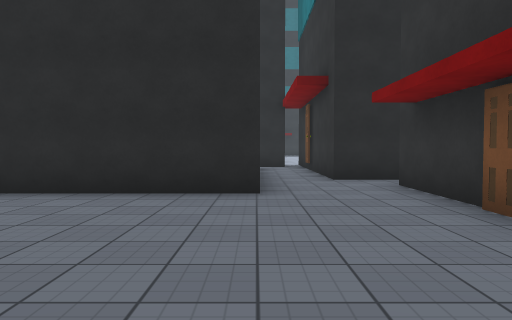
[1] (above)

24 first-person views from a walk through a 3-D level made in the Unity game engine. The camera is 1.3 m above the floor, tilts 2° down and sees 70° across. The floor is counted in squares, 2 m on a side. Each view is taken from the middle of a square. On the plan, view 1 faces up. The plan holds only what a view shows up to about 11 squares ahead; the rest is blank. The place goes on beyond the plan. The player character is not drawn. Surface patterns are stand-ins for the level's own textures.

[2]
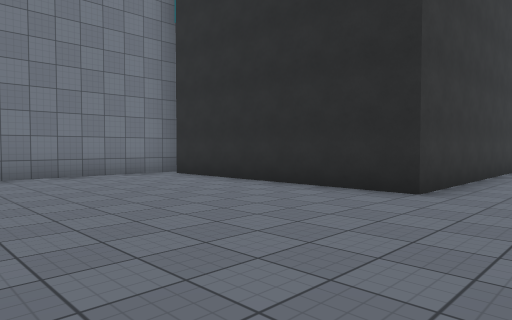

[3]
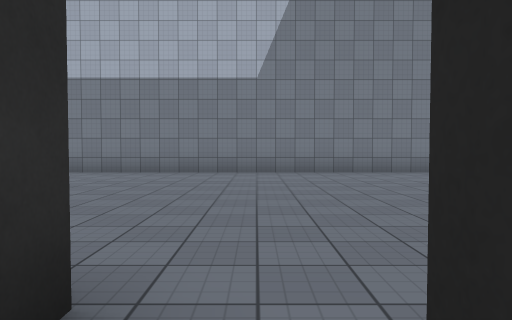

[4]
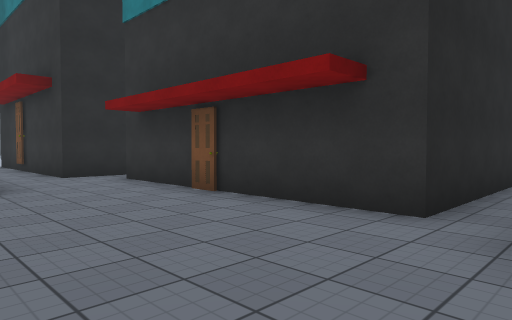

[5]
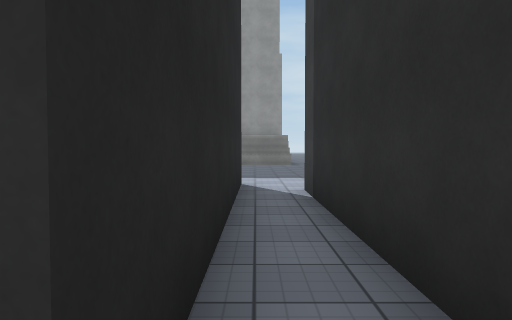

[6]
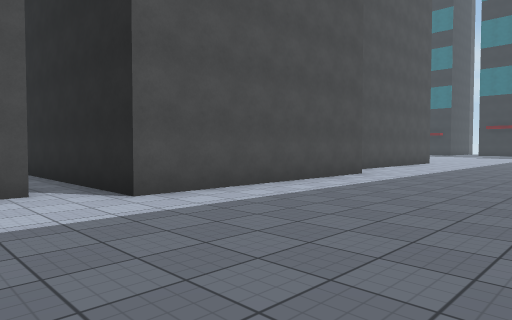

[7]
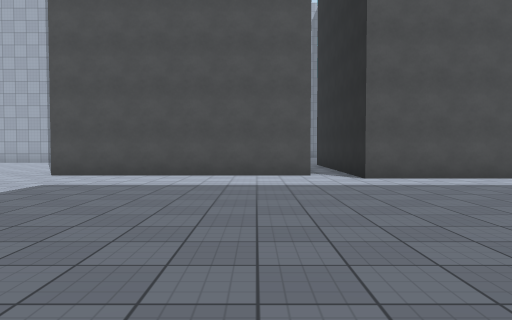

[8]
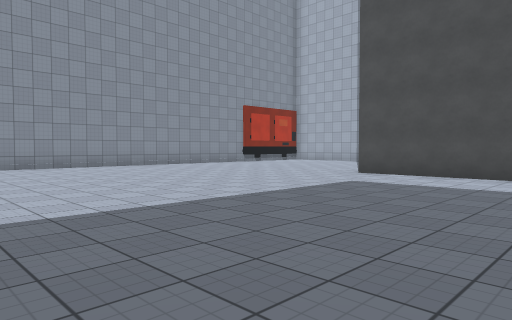

[9]
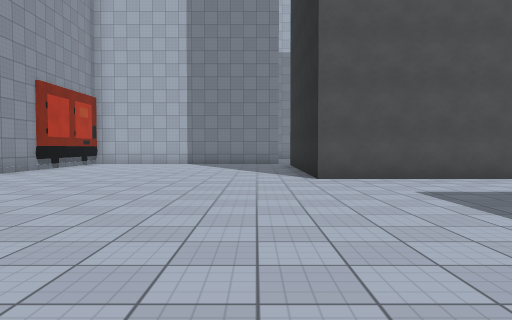

[10]
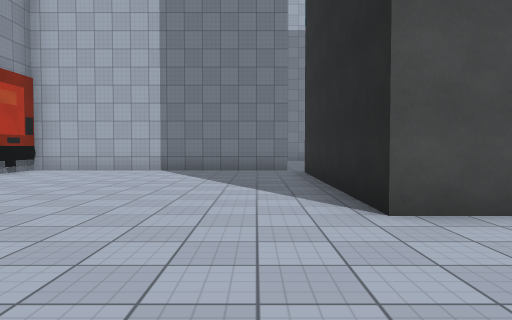

[11]
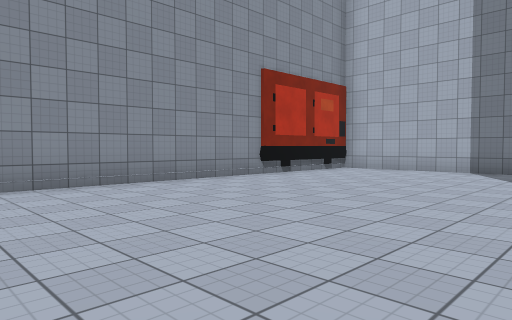

[12]
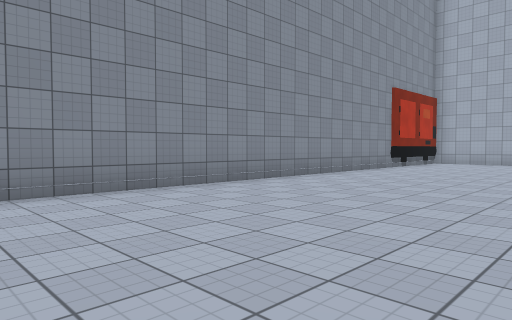

[13]
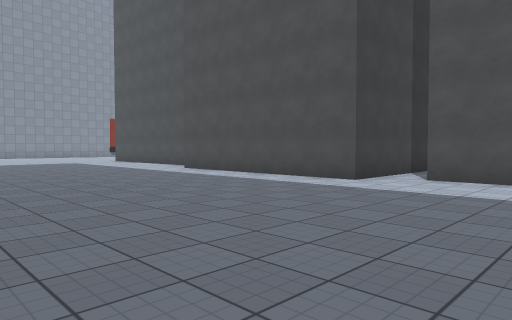

[14]
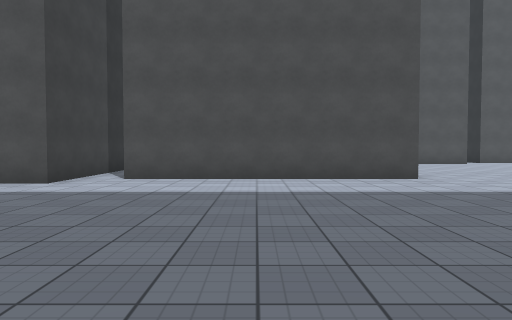

[15]
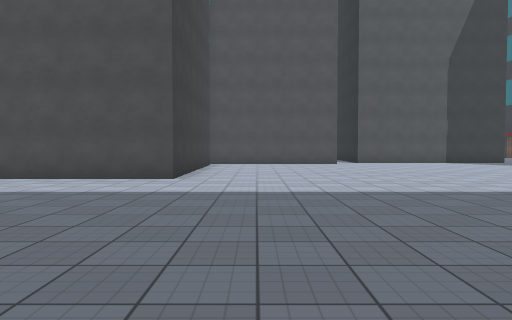

[16]
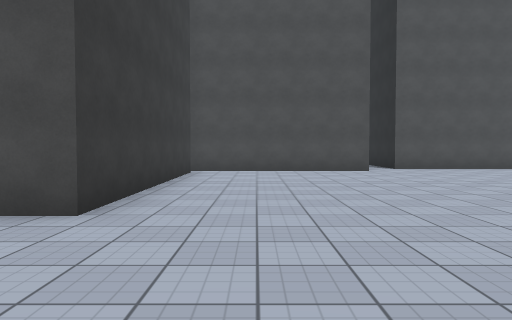

[17]
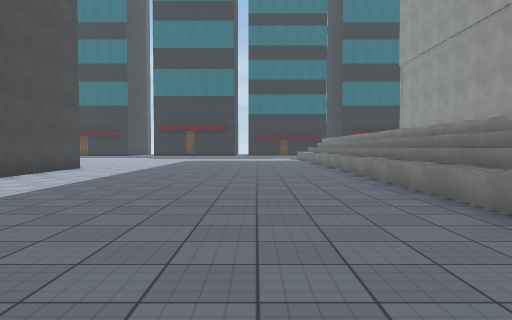

[18]
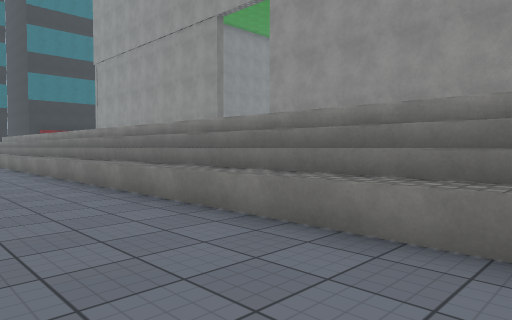

[19]
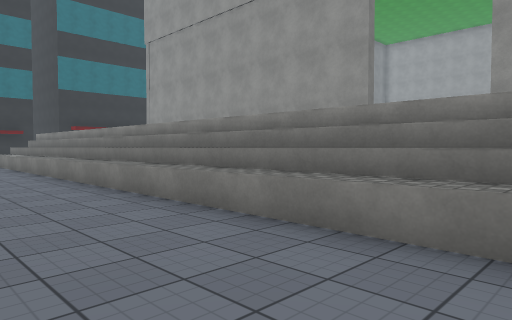

[20]
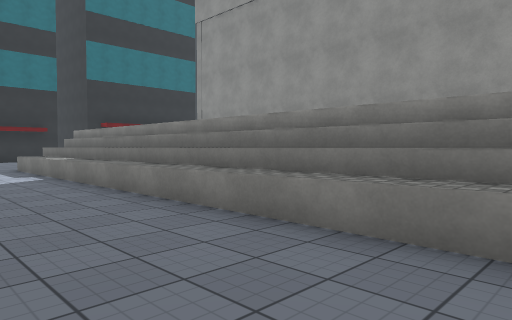

[21]
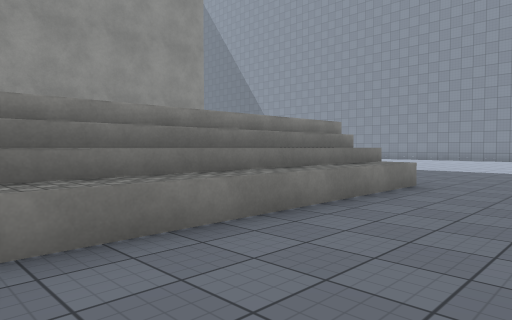

[22]
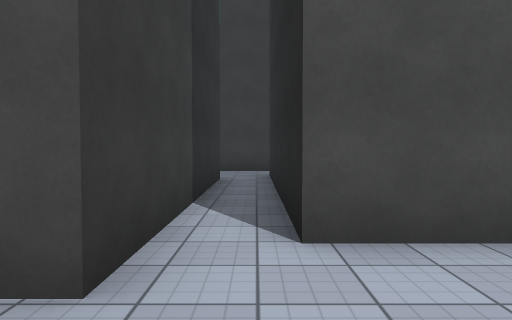

[23]
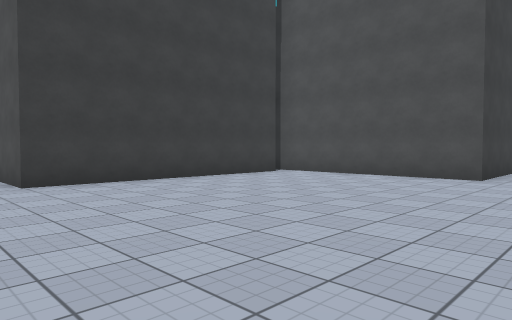

[24]
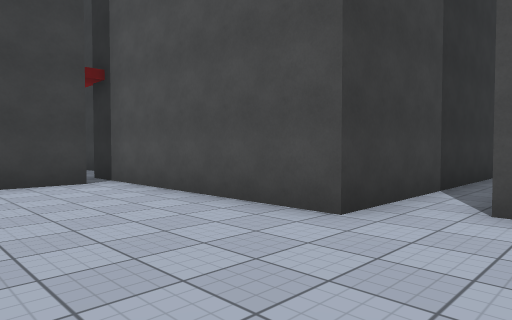

### Floor plan
Key: @ floor where view 1 was taken; # wall or solid block; . floor; ^ raised ledge; O other object.
Columns run from 7 left of view 1 to 17 right of it. Each row starts with its distance up from view 1.
 20        #.........    ..^#
 19        #..........   ..^#
 18        ##..........  ..^#
 17         #..............^#
 16         #..............^#
 15         #..............^#
 14         #..............^#
 13         #######........^#
 12        ###    #........^#
 11        #.#    #........^#
 10        #.#    #........^#
  9        #.#    #........^#
  8        #.######........^#
  7        #...............^#
  6        #..######.......^#
  5 ########..#    #.......^#
  4 #.........#    #.......^#
  3 #.........#    #.......^#
  2 #.........#    #.......^#
  1 #.........######.......^#
  0 #......@...............^#
 -1 #........######........^#
 -2 #.......      #.........
 -3 #.....        #.........
 -4 #...          #.........
 -5 #             #..........
 -6          ######..........
 -7         ##..............
 -8         #..............
 -9         #...............
-10         #...............
-11         #...............
-12         #...............
-13         #..............
-14         ###############
-15         OOO

Positions as (right, up) in squares from view 1, and headings:
1: (0, 0), facing up
2: (2, 0), facing up-left
3: (3, 0), facing left
4: (-1, -1), facing up-right
5: (2, 0), facing right
6: (13, -2), facing up-left
7: (16, -2), facing left
8: (16, -2), facing down-left
9: (15, -8), facing left
10: (11, -8), facing left
11: (11, -8), facing down-left
12: (16, -9), facing down-left
13: (15, 10), facing down-left
14: (15, 10), facing left
15: (15, 15), facing left
16: (11, 15), facing left
17: (13, 2), facing up
18: (13, 2), facing up-right
19: (13, 8), facing up-right
20: (13, 12), facing up-right
21: (13, 5), facing down-right
22: (10, 7), facing left
23: (9, 20), facing down-left
24: (4, 20), facing down-left
